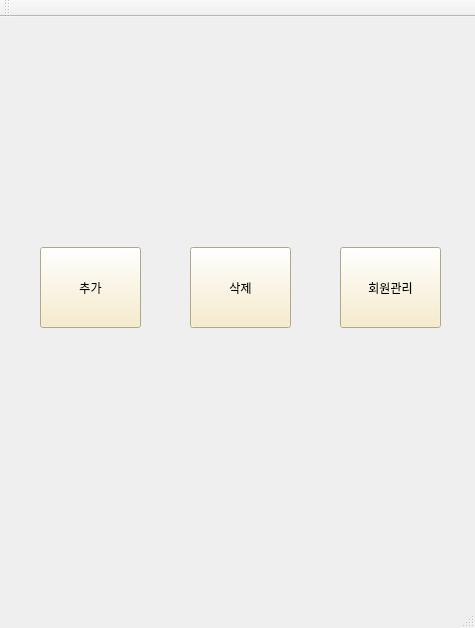
<?xml version="1.0" encoding="UTF-8"?>
<ui version="4.0">
 <class>administratorClassClass</class>
 <widget class="QMainWindow" name="administratorClassClass">
  <property name="geometry">
   <rect>
    <x>0</x>
    <y>0</y>
    <width>475</width>
    <height>628</height>
   </rect>
  </property>
  <property name="windowTitle">
   <string>administratorClass</string>
  </property>
  <widget class="QWidget" name="centralWidget">
   <widget class="QPushButton" name="pushButton">
    <property name="geometry">
     <rect>
      <x>40</x>
      <y>230</y>
      <width>101</width>
      <height>81</height>
     </rect>
    </property>
    <property name="styleSheet">
     <string notr="true">background-color : rgb(247,234,193)</string>
    </property>
    <property name="text">
     <string>추가</string>
    </property>
    <property name="icon">
     <iconset>
      <normaloff>../../../Desktop/UI.Zip/select_ui/book2.png</normaloff>../../../Desktop/UI.Zip/select_ui/book2.png</iconset>
    </property>
    <property name="iconSize">
     <size>
      <width>40</width>
      <height>40</height>
     </size>
    </property>
   </widget>
   <widget class="QPushButton" name="pushButton_2">
    <property name="geometry">
     <rect>
      <x>190</x>
      <y>230</y>
      <width>101</width>
      <height>81</height>
     </rect>
    </property>
    <property name="styleSheet">
     <string notr="true">background-color : rgb(247,234,193)</string>
    </property>
    <property name="text">
     <string>삭제</string>
    </property>
    <property name="icon">
     <iconset>
      <normaloff>../../../Desktop/UI.Zip/select_ui/return.png</normaloff>../../../Desktop/UI.Zip/select_ui/return.png</iconset>
    </property>
    <property name="iconSize">
     <size>
      <width>40</width>
      <height>40</height>
     </size>
    </property>
   </widget>
   <widget class="QPushButton" name="pushButton_3">
    <property name="geometry">
     <rect>
      <x>340</x>
      <y>230</y>
      <width>101</width>
      <height>81</height>
     </rect>
    </property>
    <property name="styleSheet">
     <string notr="true">background-color : rgb(247,234,193)</string>
    </property>
    <property name="text">
     <string>회원관리</string>
    </property>
    <property name="icon">
     <iconset>
      <normaloff>../../../Desktop/UI.Zip/select_ui/manual.png</normaloff>../../../Desktop/UI.Zip/select_ui/manual.png</iconset>
    </property>
    <property name="iconSize">
     <size>
      <width>40</width>
      <height>40</height>
     </size>
    </property>
   </widget>
  </widget>
  <widget class="QMenuBar" name="menuBar">
   <property name="geometry">
    <rect>
     <x>0</x>
     <y>0</y>
     <width>475</width>
     <height>22</height>
    </rect>
   </property>
  </widget>
  <widget class="QToolBar" name="mainToolBar">
   <attribute name="toolBarArea">
    <enum>TopToolBarArea</enum>
   </attribute>
   <attribute name="toolBarBreak">
    <bool>false</bool>
   </attribute>
  </widget>
  <widget class="QStatusBar" name="statusBar"/>
 </widget>
 <layoutdefault spacing="6" margin="11"/>
 <resources/>
 <connections>
  <connection>
   <sender>pushButton</sender>
   <signal>clicked()</signal>
   <receiver>administratorClassClass</receiver>
   <slot>change_addbook()</slot>
   <hints>
    <hint type="sourcelabel">
     <x>84</x>
     <y>311</y>
    </hint>
    <hint type="destinationlabel">
     <x>92</x>
     <y>482</y>
    </hint>
   </hints>
  </connection>
 </connections>
 <slots>
  <slot>change_addbook()</slot>
 </slots>
</ui>
